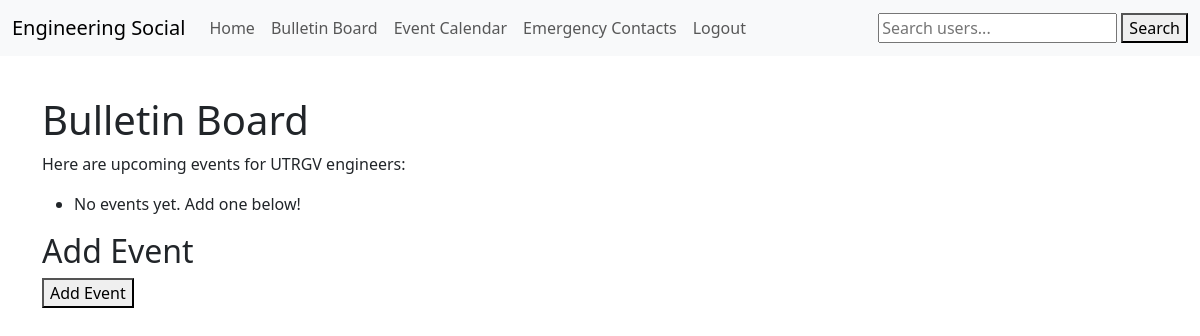
The app's page /EngineeringSocialApp/bulletin_board/ (signed in), older data.
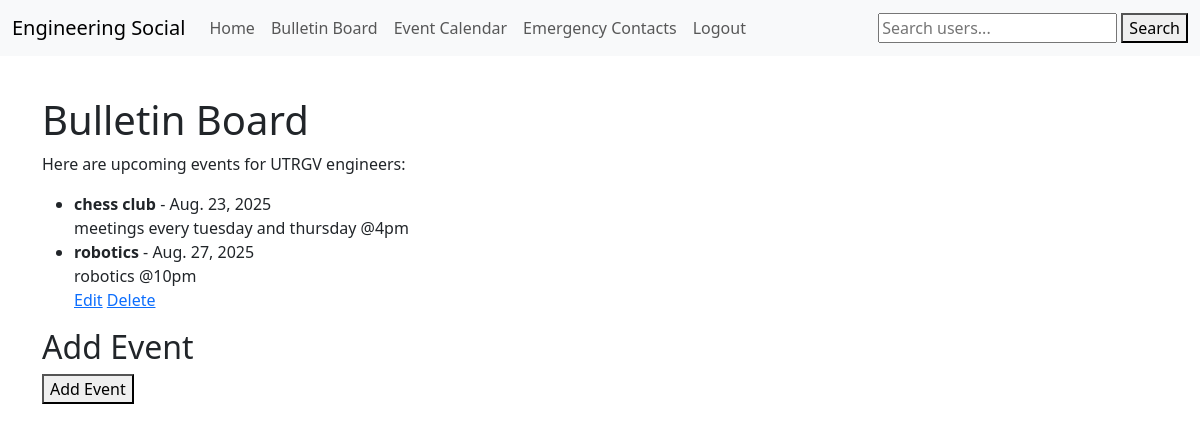
The same page, newer data.
### EngineeringSocialApp/models.py (models this page shows, shortened)
class Event(models.Model):
    title = models.CharField(max_length=200)
    description = models.TextField(blank=True)
    date = models.DateTimeField()
    created_by = models.ForeignKey(User, on_delete=models.CASCADE)

### EngineeringSocialApp/views.py (the view)
# urls.py: path('bulletin_board/', views.bulletin_board, name='bulletin_board'),  # Bulletin board
@login_required
def bulletin_board(request):
    if request.method == "POST":
        form = EventForm(request.POST)
        if form.is_valid():
            event = form.save(commit=False)
            event.created_by = request.user
            event.save()
            return redirect("bulletin_board")
    else:
        form = EventForm()
    events = Event.objects.all().order_by('date')
    return render(request, "bulletin_board.html", {"events": events, "form": form})

### EngineeringSocialApp/forms.py
class EventForm(forms.ModelForm):
    class Meta:
        model = Event
        fields = ['title', 'description', 'date']

### EngineeringSocialApp/templates/bulletin_board.html
{% extends 'base.html' %}
{% block content %}
<div style="margin-top: 40px;">
  <h1>Bulletin Board</h1>
  <p>Here are upcoming events for UTRGV engineers:</p>
  <ul>
    {% for event in events %}
      <li>
        <strong>{{ event.title }}</strong> - {{ event.date|date:"M. d, Y" }}<br>
        {{ event.description }}<br>
        {% if event.created_by == request.user %}
          <a href="{% url 'edit_event' event.id %}">Edit</a>
          <a href="{% url 'delete_event' event.id %}">Delete</a>
        {% endif %}
      </li>
    {% empty %}
      <li>No events yet. Add one below!</li>
    {% endfor %}
  </ul>
  <h2>Add Event</h2>
  <a href="{% url 'add_event' %}">
    <button type="button">Add Event</button>
  </a>
</div>
{% endblock %}

Row changes from the older to the newer data that the page shows:
added Event: title "chess club", date "Aug. 23, 2025", description "meetings every tuesday and thursday @4pm"
added Event: title "robotics", date "Aug. 27, 2025", description "robotics @10pm", shows "Edit"
Text that changed along with them:
text no longer shown: "No events yet. Add one below!"
